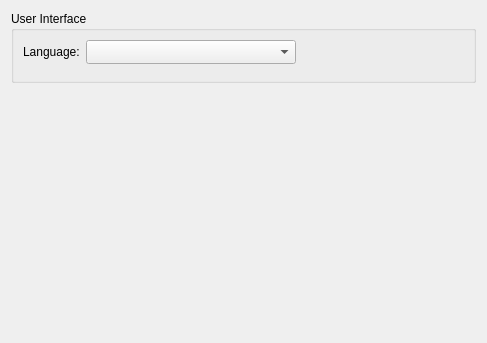
<?xml version="1.0" encoding="UTF-8"?>
<ui version="4.0">
 <class>Core::Internal::GeneralSettings</class>
 <widget class="QWidget" name="Core::Internal::GeneralSettings">
  <property name="geometry">
   <rect>
    <x>0</x>
    <y>0</y>
    <width>487</width>
    <height>343</height>
   </rect>
  </property>
  <layout class="QVBoxLayout" name="verticalLayout">
   <item>
    <widget class="QGroupBox" name="groupBox_2">
     <property name="title">
      <string>User Interface</string>
     </property>
     <layout class="QGridLayout" name="gridLayout_2">
      <property name="bottomMargin">
       <number>16</number>
      </property>
      <item row="1" column="0">
       <widget class="QLabel" name="languageLabel">
        <property name="text">
         <string>Language:</string>
        </property>
       </widget>
      </item>
      <item row="1" column="1">
       <layout class="QHBoxLayout" name="horizontalLayout_3">
        <item>
         <widget class="QComboBox" name="languageBox">
          <property name="sizeAdjustPolicy">
           <enum>QComboBox::AdjustToMinimumContentsLengthWithIcon</enum>
          </property>
          <property name="minimumContentsLength">
           <number>20</number>
          </property>
         </widget>
        </item>
        <item>
         <spacer name="horizontalSpacer_2">
          <property name="orientation">
           <enum>Qt::Horizontal</enum>
          </property>
          <property name="sizeHint" stdset="0">
           <size>
            <width>285</width>
            <height>20</height>
           </size>
          </property>
         </spacer>
        </item>
       </layout>
      </item>
     </layout>
    </widget>
   </item>
   <item>
    <spacer name="verticalSpacer">
     <property name="orientation">
      <enum>Qt::Vertical</enum>
     </property>
     <property name="sizeHint" stdset="0">
      <size>
       <width>20</width>
       <height>30</height>
      </size>
     </property>
    </spacer>
   </item>
  </layout>
 </widget>
 <tabstops>
  <tabstop>languageBox</tabstop>
 </tabstops>
 <resources/>
 <connections/>
</ui>
